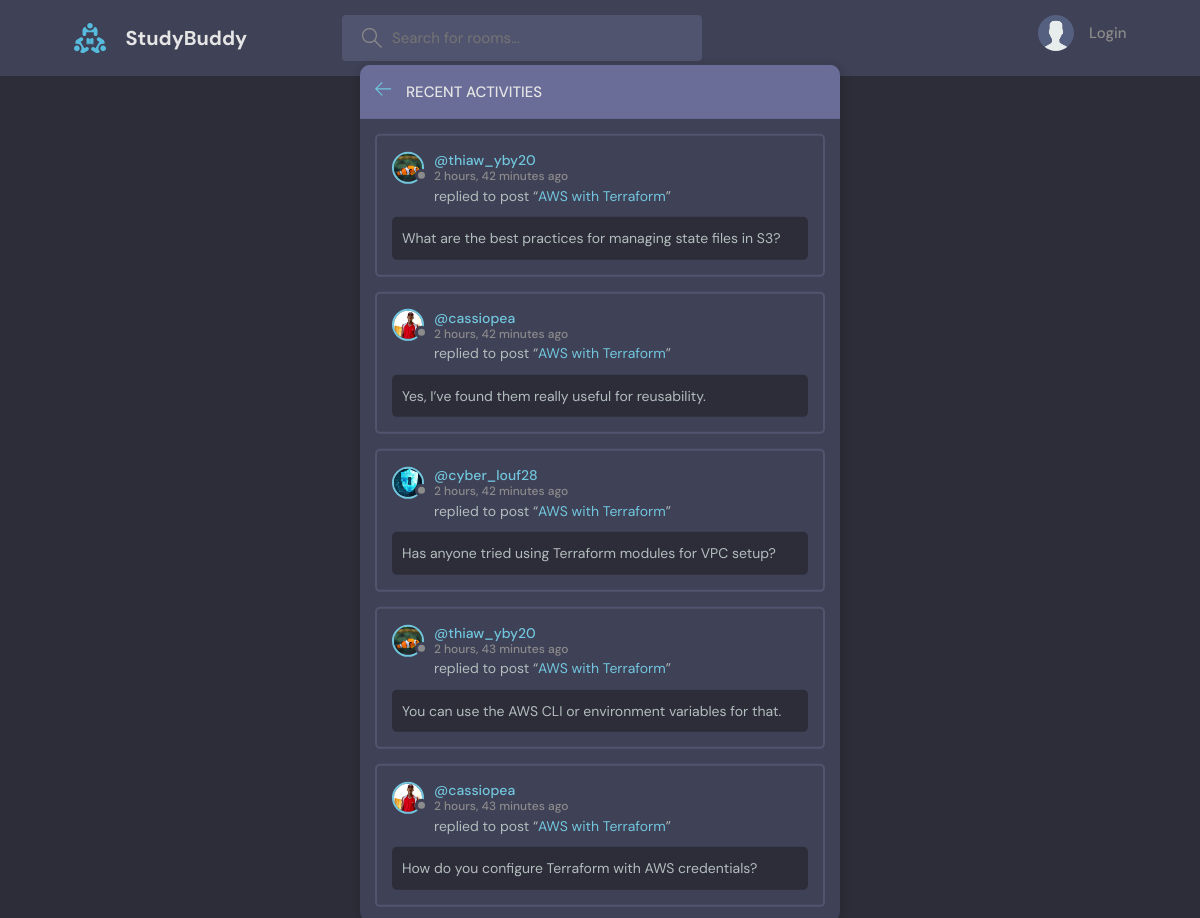
The page /activities on the database as committed earlier.
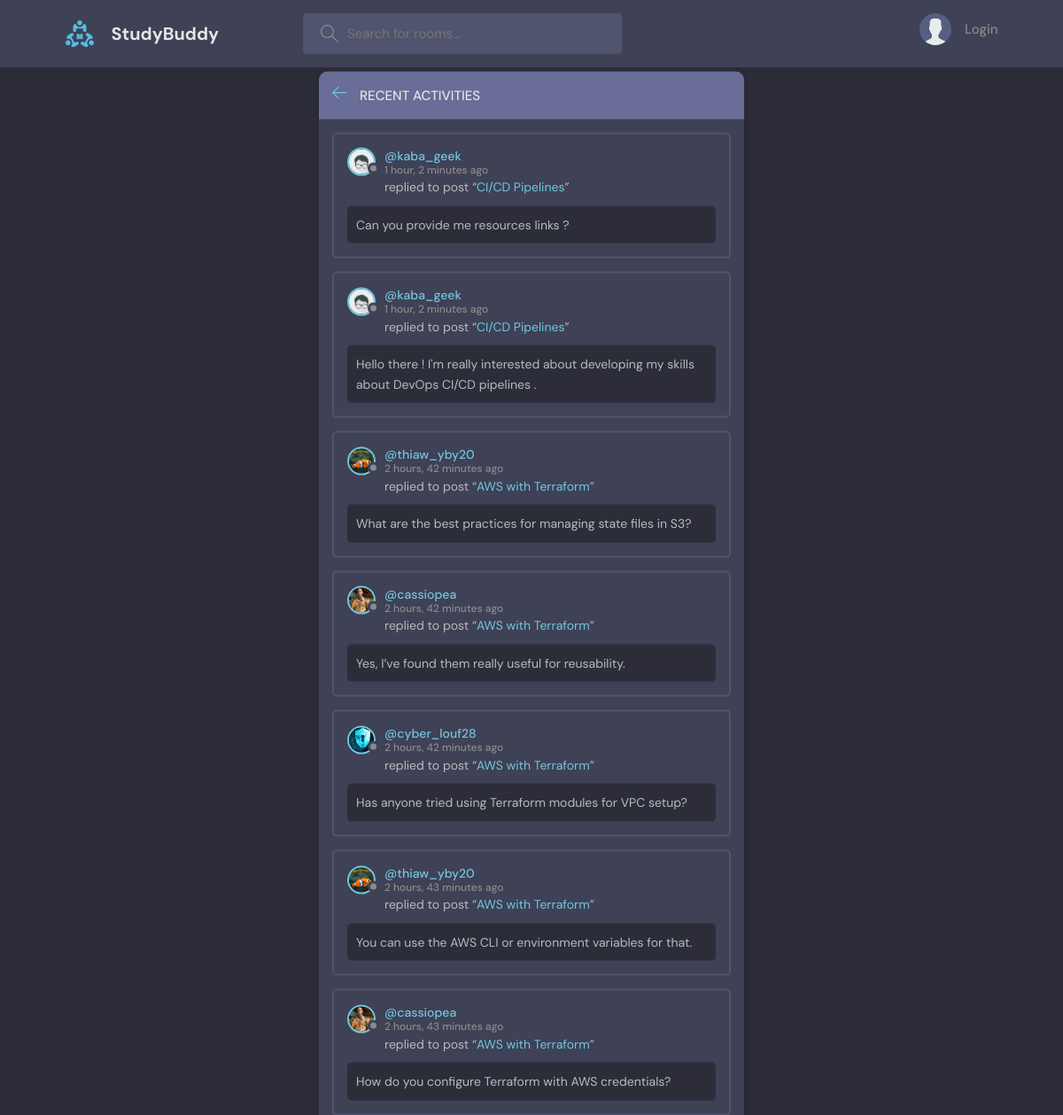
The same page on the database as committed later.
### base/models.py (models this page shows, shortened)
class Message ( models.Model ) :
    sender = models.ForeignKey ( User , on_delete = models.CASCADE )
    room = models.ForeignKey ( Room , on_delete = models.CASCADE )
    body = models.TextField ( )
    created = models.DateTimeField ( auto_now_add = True )
    updated = models.DateTimeField ( auto_now = True )
    class Meta :
        ordering = [ "-updated" , "-created" ]

class User ( AbstractUser ) :
    name = models.CharField ( max_length = 200 , null = True, blank = True )
    email = models.EmailField ( unique = True , null = True , blank = False )
    bio = models.TextField ( blank = True , null = True )
    avatar = models.ImageField ( null = True , blank = True , default = "avatar.svg" )
    USERNAME_FIELD = "email"
    REQUIRED_FIELDS = [ ]

class Room ( models.Model ) :
    host = models.ForeignKey ( User , on_delete = models.SET_NULL , null = True )
    participants = models.ManyToManyField ( User , related_name = "participants" , blank = True )
    topic = models.ForeignKey ( Topic , on_delete = models.SET_NULL , null = True )
    name = models.CharField ( max_length = 75 )
    description = models.TextField ( null = True , blank = True )
    created = models.DateTimeField ( auto_now_add = True )
    updated = models.DateTimeField ( auto_now = True )
    class Meta :
        ordering = [ '-updated' , '-created']

### base/views.py (the view)
def activities ( request ) :
    rooms_messages = Message.objects.all ()
    context = { "rooms_messages" : rooms_messages }
    return render ( request , 'base/activity.html' , context )

### base/templates/base/activity.html (shortened to what this page needs)
{% extends 'main.html' %}
{% block body %}
    <main class="layout">
      <div class="container">
        <div class="layout__box">
          <div class="layout__boxHeader">
            <div class="layout__boxTitle">
              <a href="index.html">
                <svg version="1.1" xmlns="http://www.w3.org/2000/svg" width="32" height="32" viewBox="0 0 32 32">
                  <title>arrow-left</title>
                  <path
                    d="M13.723 2.286l-13.723 13.714 13.719 13.714 1.616-1.611-10.96-10.96h27.625v-2.286h-27.625l10.965-10.965-1.616-1.607z"
                  ></path>
                </svg>
              </a>
              <h3>Recent Activities</h3>
            </div>
          </div>
          {% for rooms_message in rooms_messages %}
        <div class="activities__box">
            <div class="activities__boxHeader roomListRoom__header">
            <a href="{% url 'user_profile' rooms_message.sender.id %}" class="roomListRoom__author">
                <div class="avatar avatar--small">
                <img src="{{ rooms_message.sender.avatar.url }}" />
                </div>
                <p>
                @{{ rooms_message.sender.username }}
                <span>{{ rooms_message.created | timesince }} ago</span>
                </p>
            </a>
            </div>
            <div class="activities__boxContent">
            <p>replied to post “<a href="{% url 'room' rooms_message.room.id %}">{{ rooms_message.room.name }}</a>”</p>
            <div class="activities__boxRoomContent">
                {{ rooms_message.body }}
            </div>
            </div>
        </div>
      {% endfor %}
        </div>
      </div>
    </main>
{% endblock body %}

### templates/main.html (shortened to what this page needs)
{% load static %}
<!DOCTYPE html>
<html lang="en">
  <head>
    <link rel="stylesheet" href="{% static 'styles/style.css' %}" />
  </head>
  <body>
    {% include 'navbar.html' %}
    {% block body %}
    {% endblock body %}
  </body>
</html>

### templates/navbar.html (shortened to what this page needs)
{% load static %}
<header class="header header--loggedIn">
    <div class="container">
    <a href="{% url 'home' %}" class="header__logo">
        <img src="{% static 'images/logo.svg' %}" />
        <h1>StudyBuddy</h1>
    </a>
    <form class="header__search" method="GET" action="{% url 'home' %}">
        <label>
        <input
            type="text"
            name="query"
            placeholder="Search for rooms..."
        />
        </label>
    </form>
    <nav class="header__menu">
        {% if request.user.is_authenticated %}
            <div class="header__user">
                <a href="{% url 'user_profile' request.user.id %}">
                    <div class="avatar avatar--medium active">
                        <img src="{{ request.user.avatar.url }}" />
                    </div>
                    <p> {{ request.user.name }} <span>@{{ request.user.username }}</span></p>
                </a>
                <button class="dropdown-button">
                    <svg version="1.1" xmlns="http://www.w3.org/2000/svg" width="32" height="32" viewBox="0 0 32 32">
                    <title>chevron-down</title>
                    <path d="M16 21l-13-13h-3l16 16 16-16h-3l-13 13z"></path>
                    </svg>
                </button>
            </div>
        {% else %}
            <a href="{% url 'login' %}">
                <img src="{% static 'images/avatar.svg' %}" />
                <p>Login</p>
            </a>
        {% endif %}
    </nav>
    </div>
</header>

### static/styles/style.css (style rules this page uses)
:root { --color-main: #71c6dd; --color-main-light: #e1f6fb; --color-dark: #3f4156; --color-dark-medium: #51546e; --color-dark-light: #696d97; --color-light: #e5e5e5; --color-gray: #8b8b8b; --color-light-gray: #b2bdbd; --color-bg: #2d2d39; --color-success: #5dd693; --color-error: #fc4b0b; }
* { font-family: "DM Sans", -apple-system, BlinkMacSystemFont, "Segoe UI", Roboto, Oxygen, Ubuntu, Cantarell, "Open Sans", "Helvetica Neue", sans-serif; margin: 0; padding: 0; box-sizing: border-box; text-rendering: optimizeLegibility; font-size: inherit; }
html { font-size: 56.25%; }
@media only screen and (min-width: 1200px) { html { font-size: 62.5%; } }
body { line-height: 1.6; font-weight: 400; font-size: 1.5rem; color: var(--color-light-gray); background-color: var(--color-bg); min-height: 100vh; }
img { width: 100%; }
a { display: inline-block; color: var(--color-main); text-decoration: none; }
.container { max-width: 120rem; width: 90%; margin: auto; }
.avatar { position: relative; display: inline-block; border-radius: 50%; border: 2px solid var(--color-main); }
.avatar img { display: block; border-radius: 50%; object-fit: cover; object-position: center; }
.avatar::after { content: ""; display: block; position: absolute; background-color: var(--color-gray); z-index: 111; border-radius: 50%; border: 0.3rem solid var(--color-dark); }
.avatar.avatar--small img { width: 2.8rem; height: 2.8rem; }
.avatar.avatar--small:after { width: 0.7rem; height: 0.7rem; bottom: 0px; right: -6px; }
.header { padding: 1.5rem; background-color: var(--color-dark); }
.header > .container { display: flex; gap: 9.5rem; }
.header__logo, .header__user { display: flex; gap: 2rem; align-items: center; }
.header__logo > img { height: 3.2rem; width: 3.2rem; }
.header__logo > h1 { font-weight: 700; font-size: 2rem; color: var(--color-light); }
.header__search > label { background-color: var(--color-dark-medium); padding: 1.3rem 1rem; display: flex; align-items: center; gap: 1rem; border-radius: 4px; }
.header__search svg { fill: var(--color-gray); width: 2rem; height: 2rem; margin-left: 1rem; }
.header__search input { width: 30rem; background: transparent; border: none; outline: none; color: var(--color-light); }
.header__menu { margin-left: auto; position: relative; }
.header__menu a { display: flex; gap: 1.5rem; align-items: center; font-weight: 500; text-decoration: none; color: var(--color-gray); }
.header__menu img { height: 3.6rem; }
.header__menu p { line-height: 1.2; }
.layout { margin-top: 2.4rem; }
.layout > .container { display: flex; justify-content: space-between; align-items: flex-start; }
.layout__box { width: 90%; max-width: 48rem; min-height: 40rem; position: absolute; top: 50%; left: 50%; transform: translate(-50%, -46%); background-color: var(--color-dark); border-radius: 1rem; box-shadow: 1px 1px 6px 3px rgba(0, 0, 0, 0.1); overflow: hidden; }
.layout__boxHeader { display: flex; padding: 1.5rem; background-color: var(--color-dark-light); }
.layout__boxTitle { display: flex; gap: 1.5rem; align-items: center; }
.layout__boxTitle h3 { text-transform: uppercase; font-weight: 500; color: var(--color-light); }
.layout__boxTitle svg { width: 1.6rem; height: 1.6rem; fill: var(--color-main); }
.roomListRoom__header { display: flex; justify-content: space-between; align-items: center; }
.roomListRoom__author { font-weight: 500; display: flex; align-items: center; gap: 1rem; }
.activities__box { margin: 1.5rem; padding: 1.5rem; border: 2px solid var(--color-dark-medium); border-radius: 5px; }
.activities__boxHeader p { font-size: 1.4rem; line-height: 1.3; }
.activities__boxHeader p span { color: var(--color-gray); font-size: 1.2rem; display: block; }
.activities__boxContent { margin-left: 4.2rem; }
.activities__boxContent { font-size: 1.4rem; }
.activities__boxRoomContent { background: var(--color-bg); padding: 1rem; border-radius: 5px; margin-top: 1rem; margin-left: -4.2rem; }

Rows that differ between the two databases and show on the page:
added Message: sender.avatar (picture), sender.username "kaba_geek", created "1 hour, 2 minutes", room.name "CI/CD Pipelines", body "Can you provide me resources links ?"
added Message: sender.avatar (picture), sender.username "kaba_geek", created "1 hour, 2 minutes", room.name "CI/CD Pipelines", body "Hello there ! I'm really interested about developing my skills about DevOps CI/CD pipelines ."
changed through a linked row, Message "Yes, I’ve found them really useful for reusability.": sender.avatar: a different picture
changed through a linked row, Message "How do you configure Terraform with AWS credentials?": sender.avatar: a different picture
